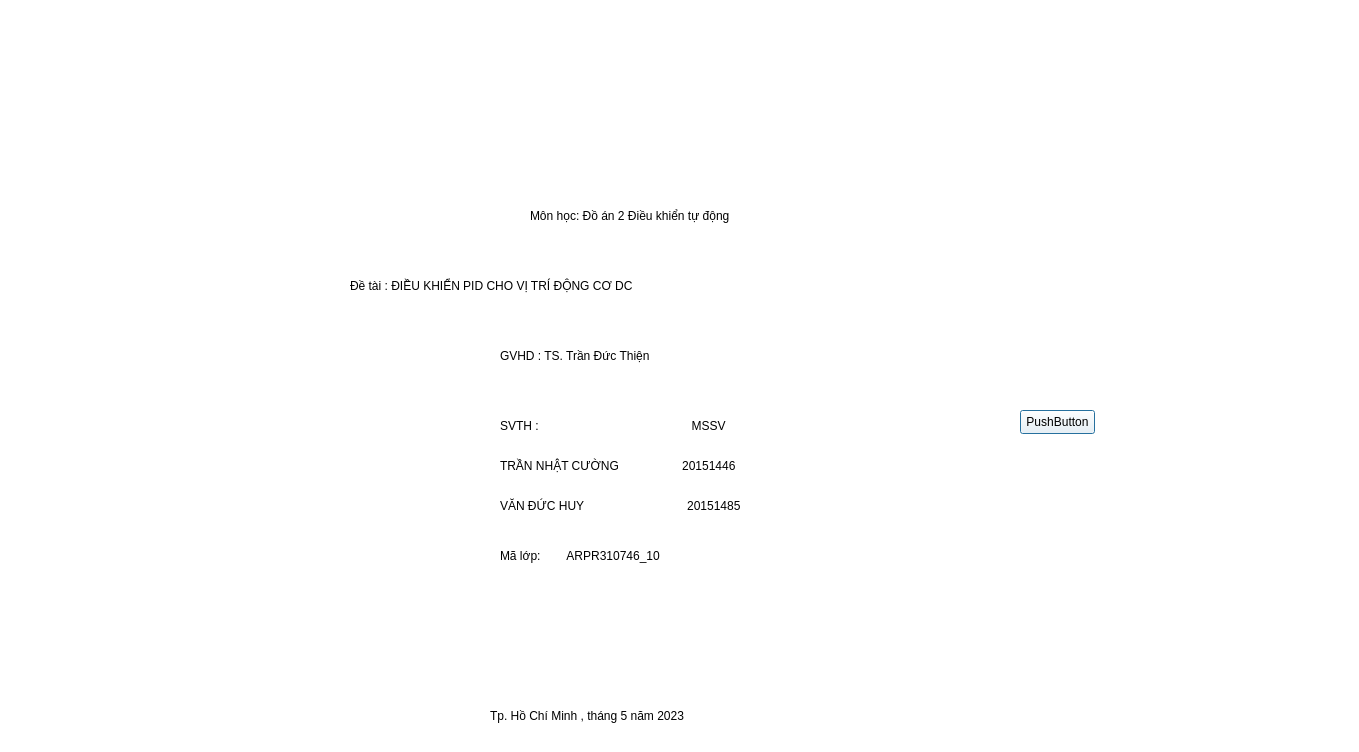
<?xml version="1.0" encoding="UTF-8"?>
<ui version="4.0">
 <class>Dialogmain</class>
 <widget class="QDialog" name="Dialogmain">
  <property name="geometry">
   <rect>
    <x>0</x>
    <y>0</y>
    <width>1359</width>
    <height>752</height>
   </rect>
  </property>
  <property name="windowTitle">
   <string>Dialog</string>
  </property>
  <property name="styleSheet">
   <string notr="true">background-color: rgb(255, 255, 255);</string>
  </property>
  <widget class="QPushButton" name="pushButton">
   <property name="geometry">
    <rect>
     <x>1020</x>
     <y>410</y>
     <width>75</width>
     <height>24</height>
    </rect>
   </property>
   <property name="text">
    <string>PushButton</string>
   </property>
  </widget>
  <widget class="QLabel" name="label">
   <property name="geometry">
    <rect>
     <x>780</x>
     <y>0</y>
     <width>581</width>
     <height>151</height>
    </rect>
   </property>
   <property name="text">
    <string/>
   </property>
   <property name="pixmap">
    <pixmap>C:/Users/BlueWhale/Downloads/feee.png</pixmap>
   </property>
   <property name="scaledContents">
    <bool>true</bool>
   </property>
  </widget>
  <widget class="QLabel" name="label_2">
   <property name="geometry">
    <rect>
     <x>0</x>
     <y>0</y>
     <width>571</width>
     <height>141</height>
    </rect>
   </property>
   <property name="text">
    <string/>
   </property>
   <property name="pixmap">
    <pixmap>C:/Users/BlueWhale/Downloads/logo-news.png</pixmap>
   </property>
   <property name="scaledContents">
    <bool>true</bool>
   </property>
  </widget>
  <widget class="QLabel" name="label_3">
   <property name="geometry">
    <rect>
     <x>530</x>
     <y>200</y>
     <width>321</width>
     <height>31</height>
    </rect>
   </property>
   <property name="styleSheet">
    <string notr="true">font: 700 14pt &quot;Times New Roman&quot;;</string>
   </property>
   <property name="text">
    <string>Môn học: Đồ án 2 Điều khiển tự động</string>
   </property>
  </widget>
  <widget class="QLabel" name="label_4">
   <property name="geometry">
    <rect>
     <x>350</x>
     <y>260</y>
     <width>671</width>
     <height>51</height>
    </rect>
   </property>
   <property name="styleSheet">
    <string notr="true">font: 700 20pt &quot;Times New Roman&quot;;</string>
   </property>
   <property name="text">
    <string>Đề tài : ĐIỀU KHIỂN PID CHO VỊ TRÍ ĐỘNG CƠ DC</string>
   </property>
  </widget>
  <widget class="QLabel" name="label_5">
   <property name="geometry">
    <rect>
     <x>500</x>
     <y>330</y>
     <width>261</width>
     <height>51</height>
    </rect>
   </property>
   <property name="styleSheet">
    <string notr="true">font: 700 15pt &quot;Times New Roman&quot;;</string>
   </property>
   <property name="text">
    <string>GVHD : TS. Trần Đức Thiện</string>
   </property>
  </widget>
  <widget class="QLabel" name="label_6">
   <property name="geometry">
    <rect>
     <x>500</x>
     <y>400</y>
     <width>391</width>
     <height>51</height>
    </rect>
   </property>
   <property name="styleSheet">
    <string notr="true">font: 700 15pt &quot;Times New Roman&quot;;</string>
   </property>
   <property name="text">
    <string>SVTH :                                              MSSV</string>
   </property>
  </widget>
  <widget class="QLabel" name="label_7">
   <property name="geometry">
    <rect>
     <x>500</x>
     <y>480</y>
     <width>391</width>
     <height>51</height>
    </rect>
   </property>
   <property name="styleSheet">
    <string notr="true">font: 700 15pt &quot;Times New Roman&quot;;</string>
   </property>
   <property name="text">
    <string>VĂN ĐỨC HUY                               20151485</string>
   </property>
  </widget>
  <widget class="QLabel" name="label_8">
   <property name="geometry">
    <rect>
     <x>500</x>
     <y>440</y>
     <width>391</width>
     <height>51</height>
    </rect>
   </property>
   <property name="styleSheet">
    <string notr="true">font: 700 15pt &quot;Times New Roman&quot;;</string>
   </property>
   <property name="text">
    <string>TRẦN NHẬT CƯỜNG                   20151446</string>
   </property>
  </widget>
  <widget class="QLabel" name="label_9">
   <property name="geometry">
    <rect>
     <x>500</x>
     <y>530</y>
     <width>391</width>
     <height>51</height>
    </rect>
   </property>
   <property name="styleSheet">
    <string notr="true">font: 700 15pt &quot;Times New Roman&quot;;</string>
   </property>
   <property name="text">
    <string>Mã lớp:        ARPR310746_10	</string>
   </property>
  </widget>
  <widget class="QLabel" name="label_10">
   <property name="geometry">
    <rect>
     <x>490</x>
     <y>690</y>
     <width>391</width>
     <height>51</height>
    </rect>
   </property>
   <property name="styleSheet">
    <string notr="true">font: 700 15pt &quot;Times New Roman&quot;;</string>
   </property>
   <property name="text">
    <string>Tp. Hồ Chí Minh , tháng 5 năm 2023</string>
   </property>
  </widget>
 </widget>
 <resources/>
 <connections/>
</ui>
